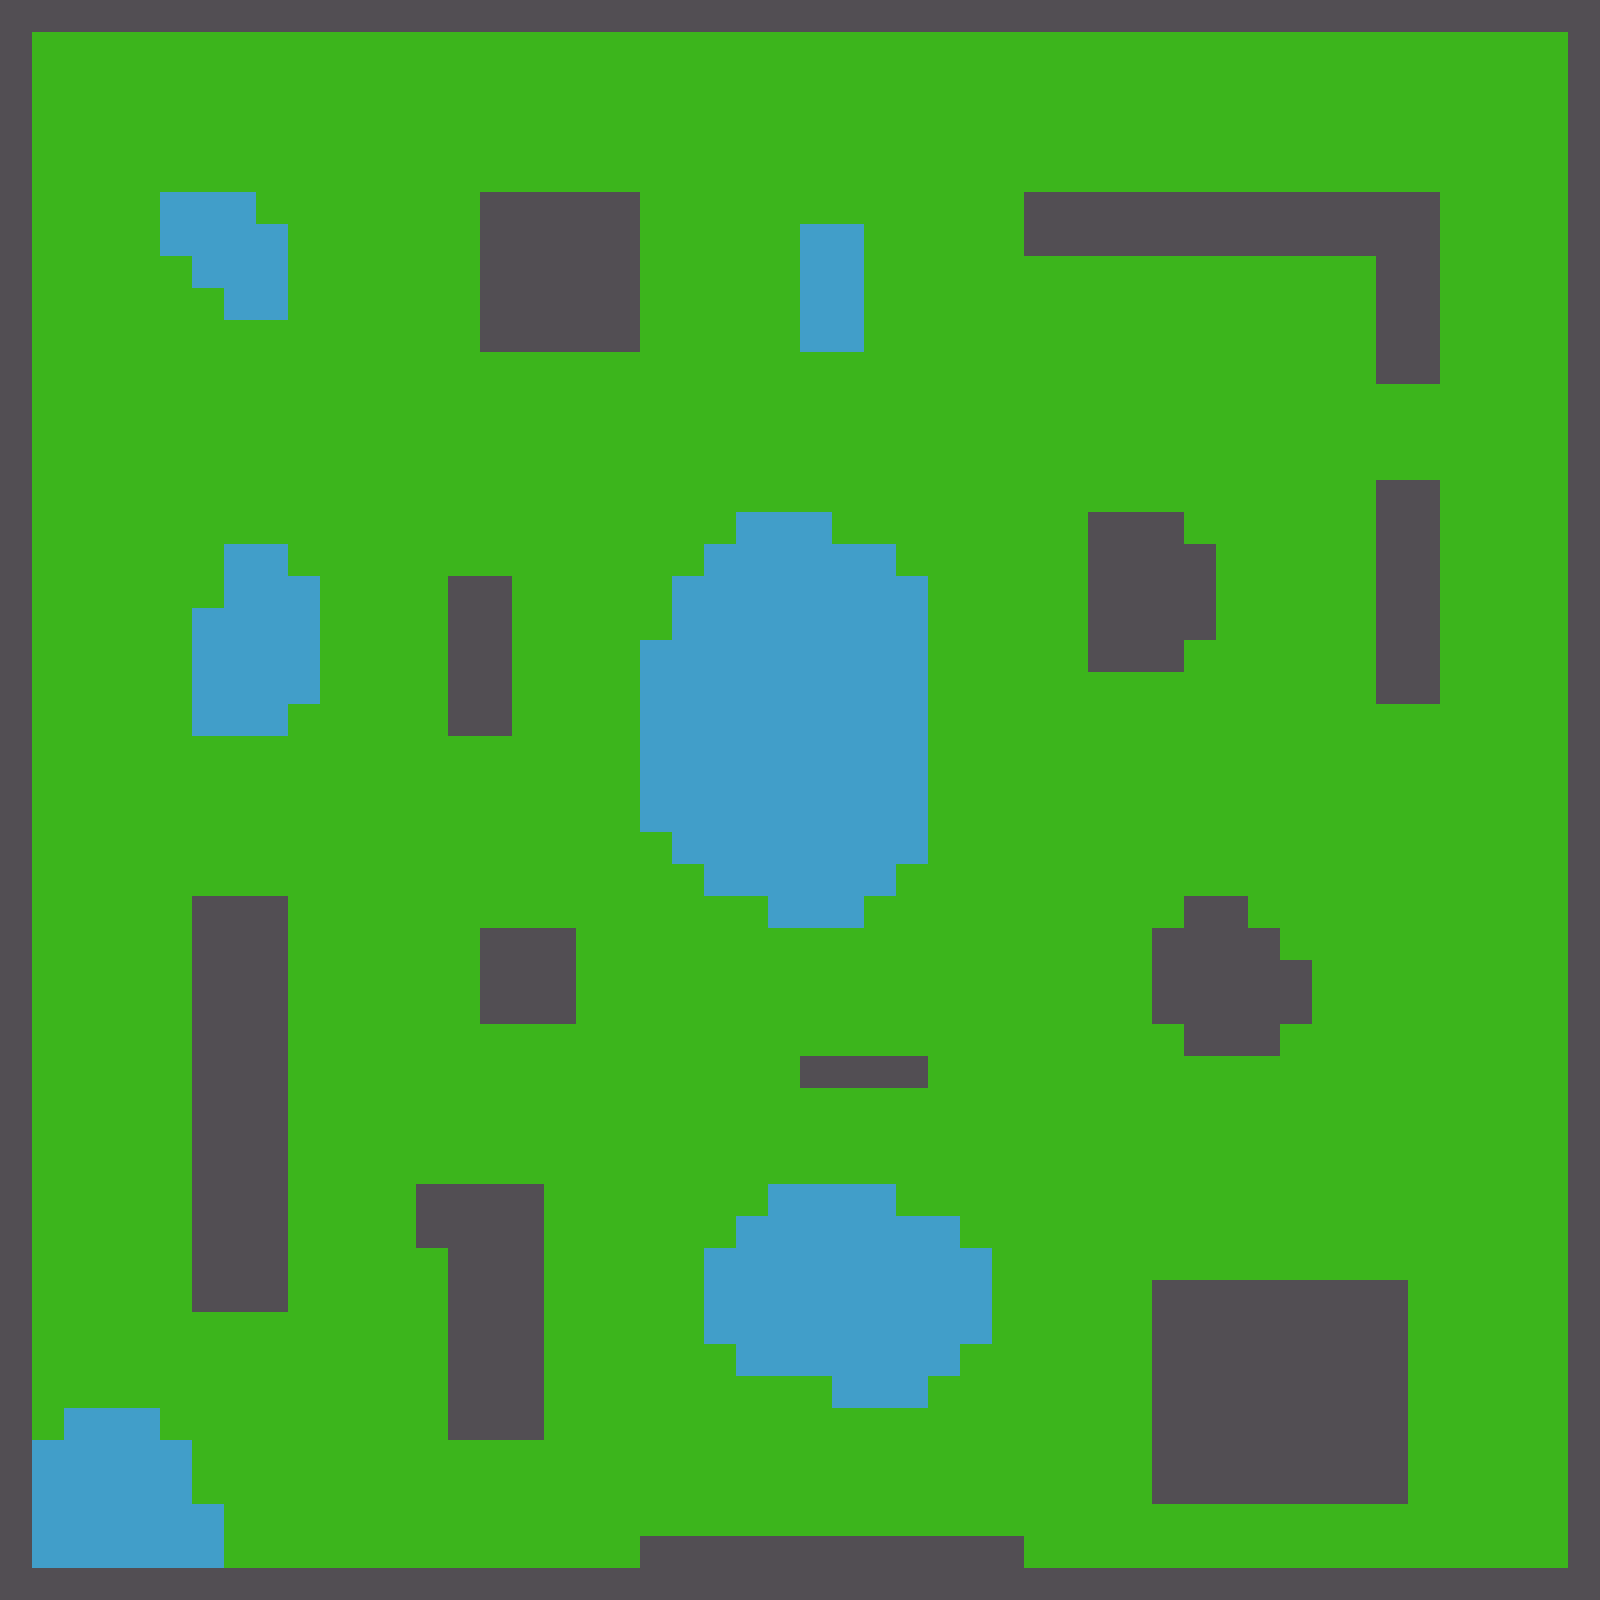

A 2D game scene composited from a Tiled map and its tileset images. What follows is a short description and the map's XML, with every tile layer's data as written:
An orthogonal 50x50 tile map with 32x32 px tiles, 1 tile layer (Tile Layer 1).

<map version="1.9" tiledversion="1.9.2" orientation="orthogonal" renderorder="right-down" width="50" height="50" tilewidth="32" tileheight="32" infinite="0" nextlayerid="2" nextobjectid="1">
 <editorsettings>
  <export target="map1.csv" format="csv" />
 </editorsettings>
 <tileset firstgid="1" name="tileset" tilewidth="32" tileheight="32" tilecount="5" columns="5">
  <image source="../tileset.png" width="160" height="32" />
 </tileset>
 <layer id="1" name="Tile Layer 1" width="50" height="50">
  <data encoding="csv">
5,5,5,5,5,5,5,5,5,5,5,5,5,5,5,5,5,5,5,5,5,5,5,5,5,5,5,5,5,5,5,5,5,5,5,5,5,5,5,5,5,5,5,5,5,5,5,5,5,5,
5,1,1,1,1,1,1,1,1,1,1,1,1,1,1,1,1,1,1,1,1,1,1,1,1,1,1,1,1,1,1,1,1,1,1,1,1,1,1,1,1,1,1,1,1,1,1,1,1,5,
5,1,1,1,1,1,1,1,1,1,1,1,1,1,1,1,1,1,1,1,1,1,1,1,1,1,1,1,1,1,1,1,1,1,1,1,1,1,1,1,1,1,1,1,1,1,1,1,1,5,
5,1,1,1,1,1,1,1,1,1,1,1,1,1,1,1,1,1,1,1,1,1,1,1,1,1,1,1,1,1,1,1,1,1,1,1,1,1,1,1,1,1,1,1,1,1,1,1,1,5,
5,1,1,1,1,1,1,1,1,1,1,1,1,1,1,1,1,1,1,1,1,1,1,1,1,1,1,1,1,1,1,1,1,1,1,1,1,1,1,1,1,1,1,1,1,1,1,1,1,5,
5,1,1,1,1,1,1,1,1,1,1,1,1,1,1,1,1,1,1,1,1,1,1,1,1,1,1,1,1,1,1,1,1,1,1,1,1,1,1,1,1,1,1,1,1,1,1,1,1,5,
5,1,1,1,1,2,2,2,1,1,1,1,1,1,1,5,5,5,5,5,1,1,1,1,1,1,1,1,1,1,1,1,5,5,5,5,5,5,5,5,5,5,5,5,5,1,1,1,1,5,
5,1,1,1,1,2,2,2,2,1,1,1,1,1,1,5,5,5,5,5,1,1,1,1,1,2,2,1,1,1,1,1,5,5,5,5,5,5,5,5,5,5,5,5,5,1,1,1,1,5,
5,1,1,1,1,1,2,2,2,1,1,1,1,1,1,5,5,5,5,5,1,1,1,1,1,2,2,1,1,1,1,1,1,1,1,1,1,1,1,1,1,1,1,5,5,1,1,1,1,5,
5,1,1,1,1,1,1,2,2,1,1,1,1,1,1,5,5,5,5,5,1,1,1,1,1,2,2,1,1,1,1,1,1,1,1,1,1,1,1,1,1,1,1,5,5,1,1,1,1,5,
5,1,1,1,1,1,1,1,1,1,1,1,1,1,1,5,5,5,5,5,1,1,1,1,1,2,2,1,1,1,1,1,1,1,1,1,1,1,1,1,1,1,1,5,5,1,1,1,1,5,
5,1,1,1,1,1,1,1,1,1,1,1,1,1,1,1,1,1,1,1,1,1,1,1,1,1,1,1,1,1,1,1,1,1,1,1,1,1,1,1,1,1,1,5,5,1,1,1,1,5,
5,1,1,1,1,1,1,1,1,1,1,1,1,1,1,1,1,1,1,1,1,1,1,1,1,1,1,1,1,1,1,1,1,1,1,1,1,1,1,1,1,1,1,1,1,1,1,1,1,5,
5,1,1,1,1,1,1,1,1,1,1,1,1,1,1,1,1,1,1,1,1,1,1,1,1,1,1,1,1,1,1,1,1,1,1,1,1,1,1,1,1,1,1,1,1,1,1,1,1,5,
5,1,1,1,1,1,1,1,1,1,1,1,1,1,1,1,1,1,1,1,1,1,1,1,1,1,1,1,1,1,1,1,1,1,1,1,1,1,1,1,1,1,1,1,1,1,1,1,1,5,
5,1,1,1,1,1,1,1,1,1,1,1,1,1,1,1,1,1,1,1,1,1,1,1,1,1,1,1,1,1,1,1,1,1,1,1,1,1,1,1,1,1,1,5,5,1,1,1,1,5,
5,1,1,1,1,1,1,1,1,1,1,1,1,1,1,1,1,1,1,1,1,1,1,2,2,2,1,1,1,1,1,1,1,1,5,5,5,1,1,1,1,1,1,5,5,1,1,1,1,5,
5,1,1,1,1,1,1,2,2,1,1,1,1,1,1,1,1,1,1,1,1,1,2,2,2,2,2,2,1,1,1,1,1,1,5,5,5,5,1,1,1,1,1,5,5,1,1,1,1,5,
5,1,1,1,1,1,1,2,2,2,1,1,1,1,5,5,1,1,1,1,1,2,2,2,2,2,2,2,2,1,1,1,1,1,5,5,5,5,1,1,1,1,1,5,5,1,1,1,1,5,
5,1,1,1,1,1,2,2,2,2,1,1,1,1,5,5,1,1,1,1,1,2,2,2,2,2,2,2,2,1,1,1,1,1,5,5,5,5,1,1,1,1,1,5,5,1,1,1,1,5,
5,1,1,1,1,1,2,2,2,2,1,1,1,1,5,5,1,1,1,1,2,2,2,2,2,2,2,2,2,1,1,1,1,1,5,5,5,1,1,1,1,1,1,5,5,1,1,1,1,5,
5,1,1,1,1,1,2,2,2,2,1,1,1,1,5,5,1,1,1,1,2,2,2,2,2,2,2,2,2,1,1,1,1,1,1,1,1,1,1,1,1,1,1,5,5,1,1,1,1,5,
5,1,1,1,1,1,2,2,2,1,1,1,1,1,5,5,1,1,1,1,2,2,2,2,2,2,2,2,2,1,1,1,1,1,1,1,1,1,1,1,1,1,1,1,1,1,1,1,1,5,
5,1,1,1,1,1,1,1,1,1,1,1,1,1,1,1,1,1,1,1,2,2,2,2,2,2,2,2,2,1,1,1,1,1,1,1,1,1,1,1,1,1,1,1,1,1,1,1,1,5,
5,1,1,1,1,1,1,1,1,1,1,1,1,1,1,1,1,1,1,1,2,2,2,2,2,2,2,2,2,1,1,1,1,1,1,1,1,1,1,1,1,1,1,1,1,1,1,1,1,5,
5,1,1,1,1,1,1,1,1,1,1,1,1,1,1,1,1,1,1,1,2,2,2,2,2,2,2,2,2,1,1,1,1,1,1,1,1,1,1,1,1,1,1,1,1,1,1,1,1,5,
5,1,1,1,1,1,1,1,1,1,1,1,1,1,1,1,1,1,1,1,1,2,2,2,2,2,2,2,2,1,1,1,1,1,1,1,1,1,1,1,1,1,1,1,1,1,1,1,1,5,
5,1,1,1,1,1,1,1,1,1,1,1,1,1,1,1,1,1,1,1,1,1,2,2,2,2,2,2,1,1,1,1,1,1,1,1,1,1,1,1,1,1,1,1,1,1,1,1,1,5,
5,1,1,1,1,1,5,5,5,1,1,1,1,1,1,1,1,1,1,1,1,1,1,1,2,2,2,1,1,1,1,1,1,1,1,1,1,5,5,1,1,1,1,1,1,1,1,1,1,5,
5,1,1,1,1,1,5,5,5,1,1,1,1,1,1,5,5,5,1,1,1,1,1,1,1,1,1,1,1,1,1,1,1,1,1,1,5,5,5,5,1,1,1,1,1,1,1,1,1,5,
5,1,1,1,1,1,5,5,5,1,1,1,1,1,1,5,5,5,1,1,1,1,1,1,1,1,1,1,1,1,1,1,1,1,1,1,5,5,5,5,5,1,1,1,1,1,1,1,1,5,
5,1,1,1,1,1,5,5,5,1,1,1,1,1,1,5,5,5,1,1,1,1,1,1,1,1,1,1,1,1,1,1,1,1,1,1,5,5,5,5,5,1,1,1,1,1,1,1,1,5,
5,1,1,1,1,1,5,5,5,1,1,1,1,1,1,1,1,1,1,1,1,1,1,1,1,1,1,1,1,1,1,1,1,1,1,1,1,5,5,5,1,1,1,1,1,1,1,1,1,5,
5,1,1,1,1,1,5,5,5,1,1,1,1,1,1,1,1,1,1,1,1,1,1,1,1,5,5,5,5,1,1,1,1,1,1,1,1,1,1,1,1,1,1,1,1,1,1,1,1,5,
5,1,1,1,1,1,5,5,5,1,1,1,1,1,1,1,1,1,1,1,1,1,1,1,1,1,1,1,1,1,1,1,1,1,1,1,1,1,1,1,1,1,1,1,1,1,1,1,1,5,
5,1,1,1,1,1,5,5,5,1,1,1,1,1,1,1,1,1,1,1,1,1,1,1,1,1,1,1,1,1,1,1,1,1,1,1,1,1,1,1,1,1,1,1,1,1,1,1,1,5,
5,1,1,1,1,1,5,5,5,1,1,1,1,1,1,1,1,1,1,1,1,1,1,1,1,1,1,1,1,1,1,1,1,1,1,1,1,1,1,1,1,1,1,1,1,1,1,1,1,5,
5,1,1,1,1,1,5,5,5,1,1,1,1,5,5,5,5,1,1,1,1,1,1,1,2,2,2,2,1,1,1,1,1,1,1,1,1,1,1,1,1,1,1,1,1,1,1,1,1,5,
5,1,1,1,1,1,5,5,5,1,1,1,1,5,5,5,5,1,1,1,1,1,1,2,2,2,2,2,2,2,1,1,1,1,1,1,1,1,1,1,1,1,1,1,1,1,1,1,1,5,
5,1,1,1,1,1,5,5,5,1,1,1,1,1,5,5,5,1,1,1,1,1,2,2,2,2,2,2,2,2,2,1,1,1,1,1,1,1,1,1,1,1,1,1,1,1,1,1,1,5,
5,1,1,1,1,1,5,5,5,1,1,1,1,1,5,5,5,1,1,1,1,1,2,2,2,2,2,2,2,2,2,1,1,1,1,1,5,5,5,5,5,5,5,5,1,1,1,1,1,5,
5,1,1,1,1,1,1,1,1,1,1,1,1,1,5,5,5,1,1,1,1,1,2,2,2,2,2,2,2,2,2,1,1,1,1,1,5,5,5,5,5,5,5,5,1,1,1,1,1,5,
5,1,1,1,1,1,1,1,1,1,1,1,1,1,5,5,5,1,1,1,1,1,1,2,2,2,2,2,2,2,1,1,1,1,1,1,5,5,5,5,5,5,5,5,1,1,1,1,1,5,
5,1,1,1,1,1,1,1,1,1,1,1,1,1,5,5,5,1,1,1,1,1,1,1,1,1,2,2,2,1,1,1,1,1,1,1,5,5,5,5,5,5,5,5,1,1,1,1,1,5,
5,1,2,2,2,1,1,1,1,1,1,1,1,1,5,5,5,1,1,1,1,1,1,1,1,1,1,1,1,1,1,1,1,1,1,1,5,5,5,5,5,5,5,5,1,1,1,1,1,5,
5,2,2,2,2,2,1,1,1,1,1,1,1,1,1,1,1,1,1,1,1,1,1,1,1,1,1,1,1,1,1,1,1,1,1,1,5,5,5,5,5,5,5,5,1,1,1,1,1,5,
5,2,2,2,2,2,1,1,1,1,1,1,1,1,1,1,1,1,1,1,1,1,1,1,1,1,1,1,1,1,1,1,1,1,1,1,5,5,5,5,5,5,5,5,1,1,1,1,1,5,
5,2,2,2,2,2,2,1,1,1,1,1,1,1,1,1,1,1,1,1,1,1,1,1,1,1,1,1,1,1,1,1,1,1,1,1,1,1,1,1,1,1,1,1,1,1,1,1,1,5,
5,2,2,2,2,2,2,1,1,1,1,1,1,1,1,1,1,1,1,1,5,5,5,5,5,5,5,5,5,5,5,5,1,1,1,1,1,1,1,1,1,1,1,1,1,1,1,1,1,5,
5,5,5,5,5,5,5,5,5,5,5,5,5,5,5,5,5,5,5,5,5,5,5,5,5,5,5,5,5,5,5,5,5,5,5,5,5,5,5,5,5,5,5,5,5,5,5,5,5,5
</data>
 </layer>
</map>
